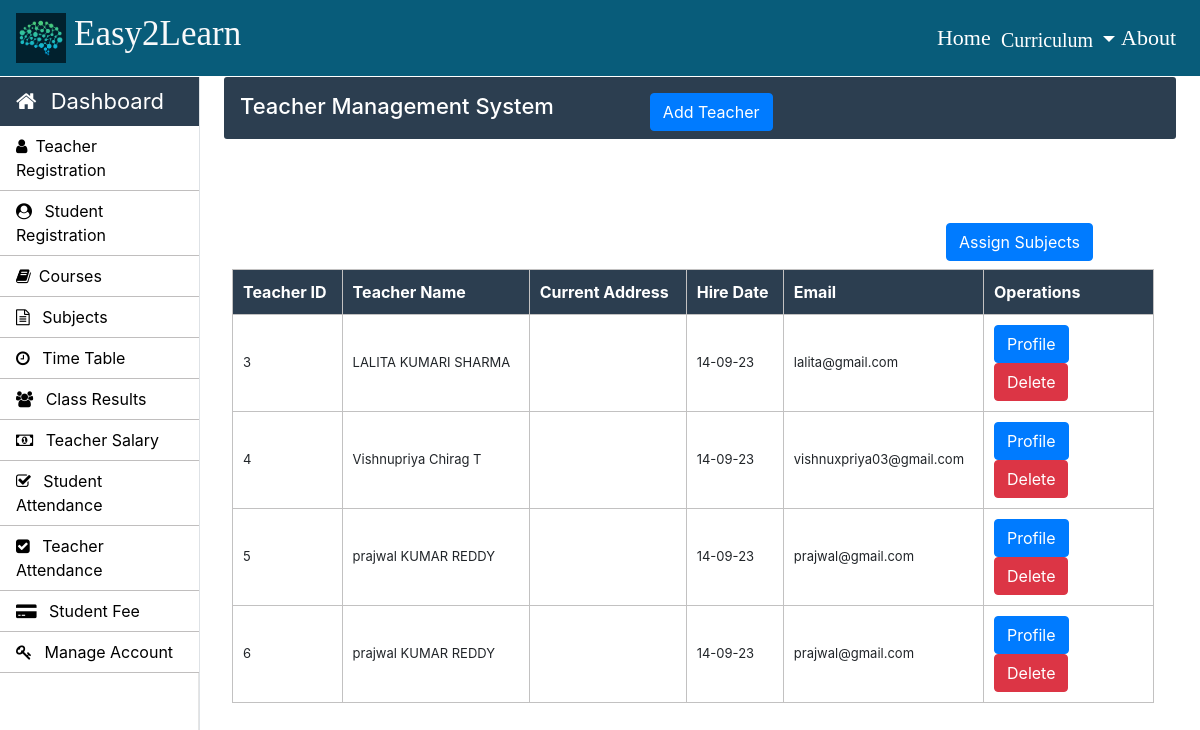
Screenshot of /Admin/teacher.php (signed in) with the database file from the repository.
### tables this page shows
CREATE TABLE `teacher_info` (
  `teacher_id` int(11) NOT NULL,
  `first_name` varchar(30) NOT NULL,
  `middle_name` varchar(30) NOT NULL,
  `last_name` varchar(30) NOT NULL,
  `father_name` varchar(50) NOT NULL,
  `email` varchar(30) NOT NULL,
  `phone_no` varchar(11) NOT NULL,
  `profile_image` blob NOT NULL,
  `teacher_status` varchar(10) NOT NULL,
  `application_status` varchar(10) NOT NULL,
  `cnic` varchar(15) NOT NULL,
  `dob` varchar(15) NOT NULL,
  `other_phone` int(11) NOT NULL,
  `gender` varchar(10) NOT NULL,
  `permanent_address` varchar(100) NOT NULL,
  `current_address` varchar(100) NOT NULL,
  `place_of_birth` varchar(50) NOT NULL,
  `matric_complition_date` varchar(10) NOT NULL,
  `matric_awarded_date` varchar(10) NOT NULL,
  `matric_certificate` varchar(100) NOT NULL,
  `fa_complition_date` varchar(10) NOT NULL,
  `fa_awarded_date` varchar(10) NOT NULL,
  `fa_certificate` varchar(100) NOT NULL,
  `ba_complition_date` varchar(10) NOT NULL,
  `ba_awarded_date` varchar(10) NOT NULL,
  `ba_certificate` varchar(100) NOT NULL,
  `ma_complition_date` varchar(10) NOT NULL,
  `ma_awarded_date` varchar(100) NOT NULL,
  `ma_certificate` varchar(101) NOT NULL,
  `last_qualification` varchar(20) NOT NULL,
  `state` varchar(20) NOT NULL,
  `hire_date` varchar(10) NOT NULL
);

### Admin/teacher.php (the view, shortened to what this page needs)
<?php
		require_once "../connection/connection.php";
	?>
<!doctype html>
<html lang="en">
	<head>
	</head>
	<body>
		<?php include('../common/common-header.php') ?>
		<?php include('../common/admin-sidebar.php') ?>
		<main role="main" class="col-xl-10 col-lg-9 col-md-8 ml-sm-auto px-md-4 mb-2 w-100">
			<div class="sub-main">
				<div class="text-center d-flex flex-wrap flex-md-nowrap pt-3 pb-2 mb-3 text-white admin-dashboard pl-3">
					<div class="d-flex">
						<h4 class="mr-5">Teacher Management System </h4>
						<button type="button" class="btn btn-primary ml-5" data-toggle="modal" data-target=".bd-example-modal-lg">Add Teacher</button>
					</div>
				</div>
				<div class="row w-100">
				</div>
				<div class="row w-100">
					<div class="col-md-12 ml-2">
						<section class="mt-3">
							<div class="row">
								<div class="col-md-3 offset-9 pt-5 mb-2">
									<button type="button" class="btn btn-primary" data-toggle="modal" data-target=".bd-example-modal-lg1">Assign Subjects</button>
								</div>
							</div>
							<table class="w-100 table-elements mb-5 table-three-tr" cellpadding="10">
								<tr class="table-tr-head table-three text-white">
									<th>Teacher ID</th>
									<th>Teacher Name</th>
									<th>Current Address</th>
									<th>Hire Date</th>
									<th>Email</th>
									<th>Operations</th>
								</tr>
								<?php
								$query="select teacher_id,first_name,middle_name,last_name,current_address,ma_certificate,hire_date,email from teacher_info";
								$run=mysqli_query($con,$query);
								while($row=mysqli_fetch_array($run)) {
									echo "<tr>";
									echo "<td>".$row["teacher_id"]."</td>";
									echo "<td>".$row["first_name"]." ".$row["middle_name"]." ".$row["last_name"]."</td>";
									echo "<td>".$row["current_address"]."</td>";
									echo "<td>".$row["hire_date"]."</td>";
									echo "<td>".$row["email"]."</td>";
									echo	"<td width='170'><a class='btn btn-primary' href=display-teacher.php?teacher_id=".$row['teacher_id'].">Profile</a> <a class='btn btn-danger' href=delete-function.php?teacher_id=".$row['teacher_id'].">Delete</a></td>";
									echo "</tr>";
								}
								?>
							</table>
						</section>
					</div>
				</div>
			</div>
		</main>
	</body>
</html>

### Css/style.css (style rules this page uses)
h4 { font-size: 22px; }
.admin-dashboard { margin-top: 1px !important; background: #2c3e50 !important; border-radius: 3px; }
.table-elements tr, td, th { font-size: 13px; border: 1px solid rgb(194, 193, 193); padding-left: 10px !important; }
.table-three { background: #2c3e50 !important; }
.table-tr-head { height: 45px !important; padding: 10px !important; margin-top: 5px !important; }
.table-font-for-transcript td, th { font-size: 16px !important; }

### rows the page displays
teacher_info: teacher_id "3", first_name "LALITA", middle_name "KUMARI", last_name "SHARMA", hire_date "14-09-23", email "lalita@gmail.com"
teacher_info: teacher_id "4", first_name "Vishnupriya", middle_name "Chirag", last_name "T", hire_date "14-09-23", email "vishnuxpriya03@gmail.com"
teacher_info: teacher_id "5", first_name "prajwal", middle_name "KUMAR", last_name "REDDY", hire_date "14-09-23", email "prajwal@gmail.com"
teacher_info: teacher_id "6", first_name "prajwal", middle_name "KUMAR", last_name "REDDY", hire_date "14-09-23", email "prajwal@gmail.com"
